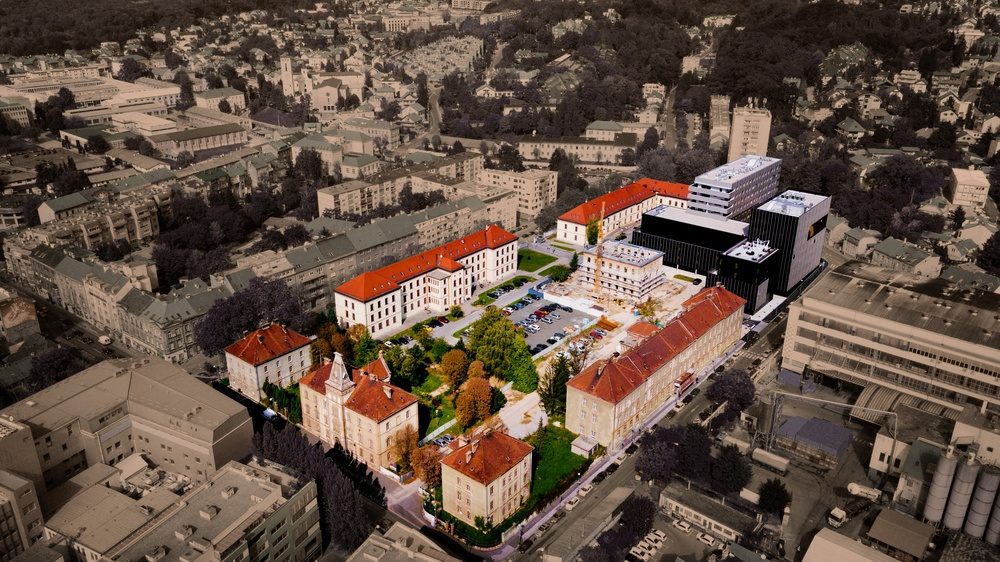
#> input picture algebra_campus.jpg, 1000 x 562 px, shrunk from 3992 x 2242 before the run
$ python py_pil.py
#> lines starting #> are read from the running program, lines starting #| are printed output that depends on the picture
from PIL import Image


algebra_campus = 'algebra_campus.jpg'
algebra_news = 'algebra.jpg'
photo_algebra_campus = Image.open(algebra_campus)
#> photo_algebra_campus is the input picture: PIL image 1000x562 RGB; mean R, G, B 100.1, 81.6, 68.5
photo_algebra_news = Image.open(algebra_news)
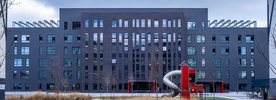
#> input picture algebra.jpg, 276 x 100 px, shrunk from 1100 x 400 before the run
#> photo_algebra_news is the input picture: PIL image 276x100 RGB; mean R, G, B 91.9, 103.2, 130.9

print(f'Velicina fotografije Algebra Campus je: {photo_algebra_campus.size}.')
#| Velicina fotografije Algebra Campus je: (1000, 562).
print(f'Velicina fotografije Algebra News je: {photo_algebra_news.size}.')
#| Velicina fotografije Algebra News je: (276, 100).

photo_algebra_news = photo_algebra_news.convert(mode='L')
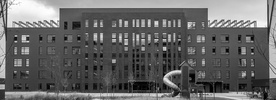
#> photo_algebra_news: PIL image 276x100 L; min 0, max 255, mean 103


photo_algebra_campus.show()
photo_algebra_news.show()
